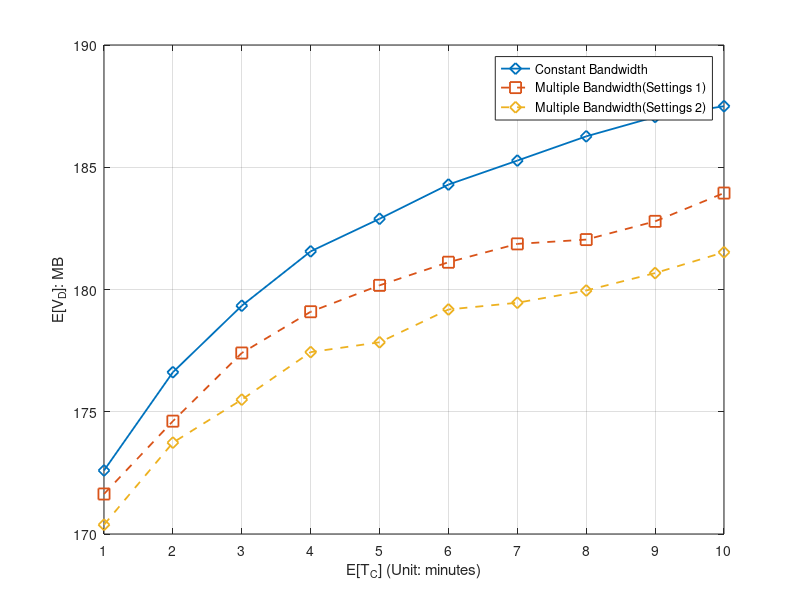

MATLAB code to generate this figure:
%% Minutes
x_label =[1 2 3 4 5 6 7 8 9 10];



%% for DeadlinMissRatio

%Miss ratio
%y_11 = [0.54127	0.51309	0.49544	0.48428	0.47292	0.46531	0.4588	0.45408	0.44815	0.44675];
%y_12 = [0.54685	0.51932	0.50076	0.48892	0.4816	0.47597	0.47067	0.46587	0.46015	0.45601];
%y_13 = [0.54948	0.5275	0.51155	0.50202	0.49508	0.48839	0.4814	0.48108	0.4783	0.47521];

%y_12 = [0.54438	0.52023	0.50053	0.49095	0.48397	0.47774	0.4711	0.46911	0.46625	0.45907];
%y_13 = [0.54971	0.5268	0.51393	0.50151	0.49969	0.4907	0.4889	0.48722	0.48099	0.47704];

%y_14 = [0.432	0.47088	0.4963	0.51284	0.5245	0.5316	0.54176	0.55268	0.55506	0.56238];

%E[V_O]
%y_11 = [36.854575	49.012702	56.11301	61.293225	64.820715	68.431151	70.660003	72.762899	74.900038	76.261343];
%y_12 = [34.76614	45.537735	52.104387	56.490868	59.863717	62.484399	64.759868	66.793244	68.301805	69.881144];
%y_13 = [33.005249	41.982556	47.355761	50.89515	53.631171	56.260473	58.279415	59.588065	60.911769	61.66795];

%y_12 = [34.275782	44.562031	51.281662	55.526399	59.025773	61.742282	63.784722	65.292434	66.847642	68.804939];
%y_13 = [32.38983	41.517546	47.179295	51.106176	53.604574	56.333229	58.065054	59.105314	60.412114	62.042673];

%y_14 = [42.255999	34.354196	29.796815	26.425294	23.72836	21.448916	19.960341	17.817315	16.867355	15.336617];


%E[V_D]
y_11 = [172.597848	176.616982	179.33657	181.559901	182.89239	184.291941	185.272491	186.26368	187.058556	187.496538];
%y_12 = [170.721307	174.682175	177.436417	179.078629	180.449368	181.035587	181.975934	182.68037	183.473644	184.28418];
%y_13 = [170.77418	173.550009	175.675686	177.105396	178.124454	179.376397	180.220664	180.380797	180.890892	181.100519];

y_12 = [171.636389	174.615454	177.4035	179.09056	180.169867	181.115493	181.865891	182.041522	182.787502	183.944854]
y_13 = [170.378091	173.73631	175.495709	177.439333	177.841315	179.182658	179.458333	179.958376	180.672068	181.523299]

%y_14 = [95.839995	92.910963	91.229952	89.829139	88.893638	88.690399	87.838165	86.993613	86.842999	86.362248];


i = i+1;
figure(i)

plot(x_label,y_11,'-d', 'MarkerSize',8, 'LineWidth',1.3)
hold on
plot(x_label,y_12,'--s', 'MarkerSize',8, 'LineWidth',1.3)
hold on
plot(x_label,y_13,'--d', 'MarkerSize',8, 'LineWidth',1.3)
hold on
%plot(x_label,y_14,'--o', 'MarkerSize',8, 'LineWidth',1.3)
%hold on


%ylabel('P_{miss}')
%ylabel('E[V_0]: MB')
ylabel('E[V_D]: MB')
xlabel('E[T_C] (Unit: minutes)')


xticklabels({'1','2','3','4','5','6','7','8','9','10'});

												
xlim([1, 10]);


set(gca, 'XTick', x_label);
%set(gca,'xticklabel',num2str(get(gca,'XTick')','%.4f'))
%legend({'F=200','F=500','F=1000'},'NumColumns',1);
%legend({'r_2=r_1 (Constant Bandwidth)','r_2=2r_1(Multiple Bandwidth)','r_2=3r_1(Multiple Bandwidth)','r_2=4r_1(Multiple Bandwidth)'},'NumColumns',1);
%legend({'Constant Bandwidth','Multiple Bandwidth (m=3)'},'NumColumns',1);

legend({'Constant Bandwidth','Multiple Bandwidth(Settings 1)','Multiple Bandwidth(Settings 2)'},'NumColumns',1);

%legend({'Constant Bandwidth','Multiple Bandwidth (E[t_1]=E[t_2])<E[T_C]','Multiple Bandwidth E[t_1]=E[t_2]=E[T_C]'},'NumColumns',1);
%legend({'Constant Bandwidth','Multiple Bandwidth (E[t_1]=E[t_2]=E[t_3])<E[T_C]','Multiple Bandwidth E[t_1]=E[t_2]=E[t_3]=E[T_C]'},'NumColumns',1);

%legend({'Constant Bandwidth','Multiple Bandwidth (m=2)','Multiple Bandwidth (m=3)'},'NumColumns',1);

hold off;
grid on;